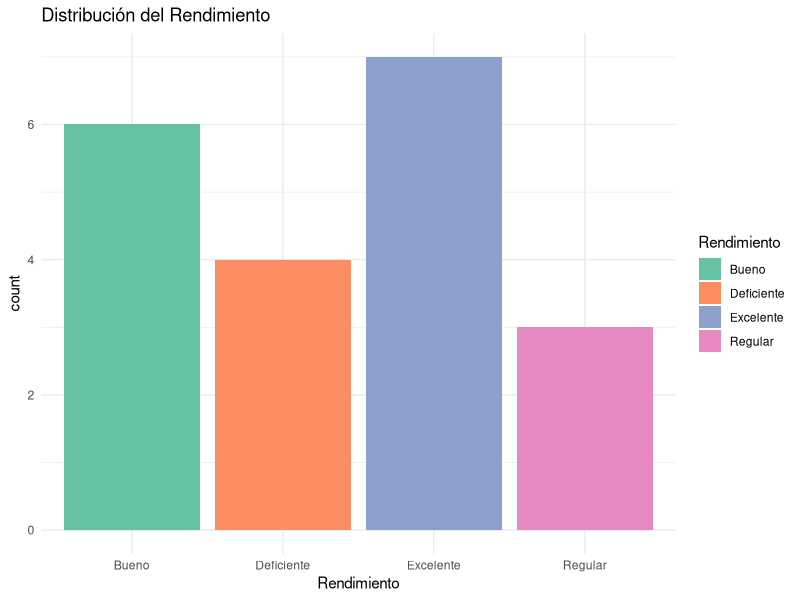
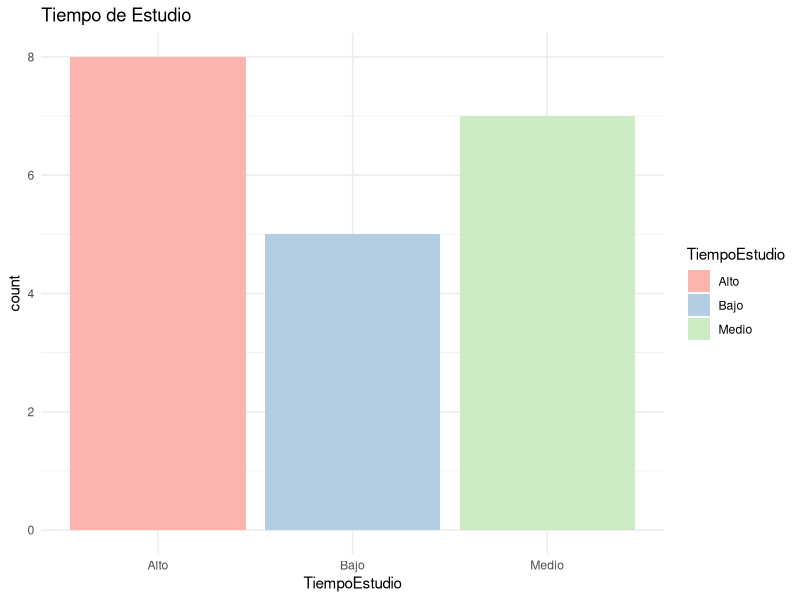
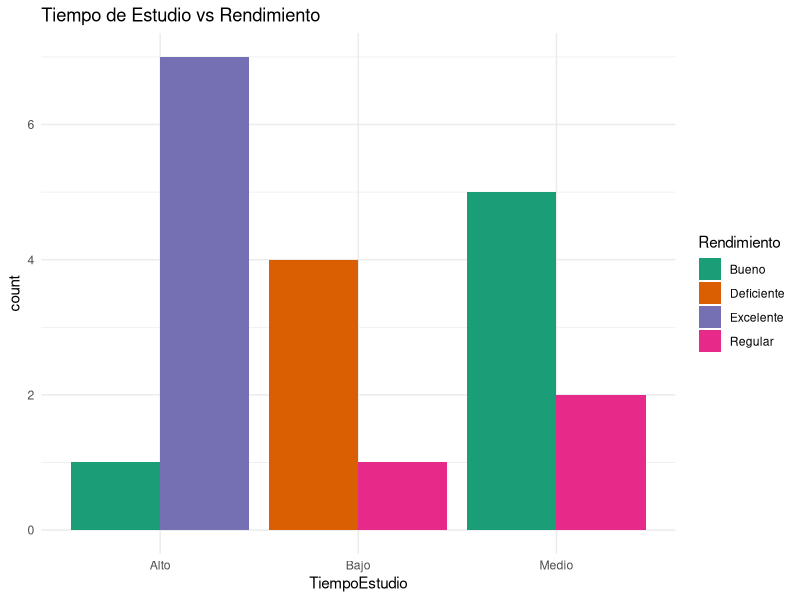
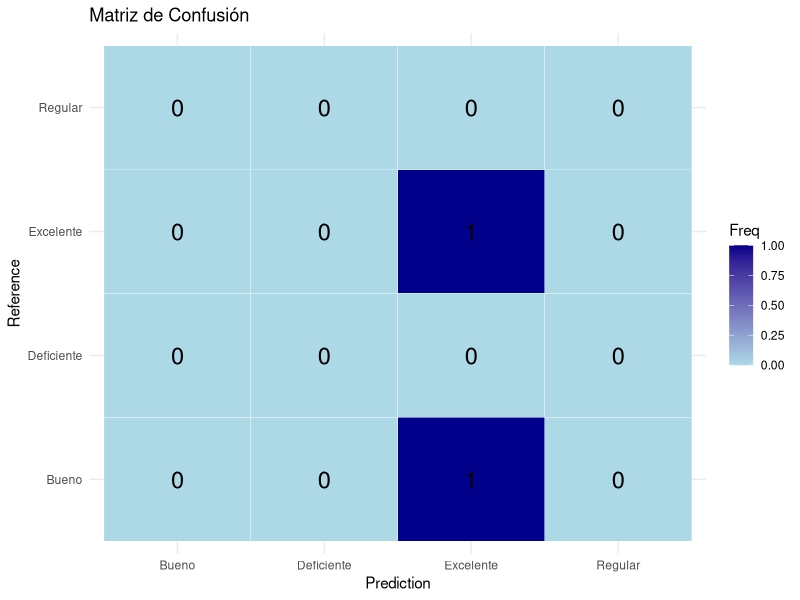
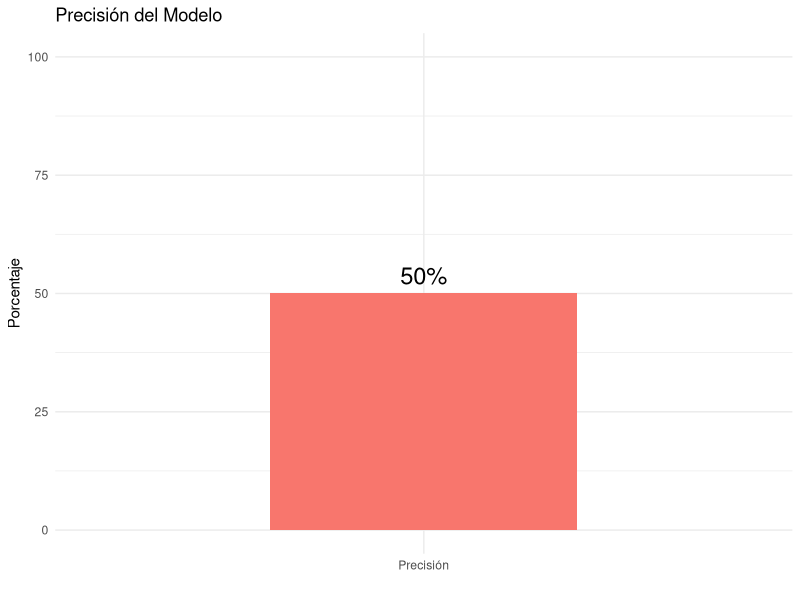

These charts were generated, in order, by the following R code:
## ---- chunk 1
# install.packages(c("e1071","caret","ggplot2"))
library(e1071)
library(caret)
library(ggplot2)
## ---- chunk 2
datos <- data.frame(
TiempoEstudio=c("Alto","Medio","Bajo","Alto","Medio","Alto","Bajo","Medio","Alto","Bajo","Medio","Alto","Medio","Bajo","Alto","Medio","Alto","Bajo","Medio","Alto"),
Asistencia=c("Alta","Media","Baja","Alta","Media","Alta","Baja","Alta","Media","Baja","Alta","Alta","Media","Media","Alta","Media","Alta","Baja","Alta","Media"),
Participacion=c("Alta","Baja","Baja","Media","Media","Alta","Baja","Media","Alta","Media","Alta","Alta","Media","Baja","Alta","Media","Alta","Baja","Media","Alta"),
SituacionEcon=c("Buena","Mala","Mala","Buena","Buena","Buena","Mala","Buena","Buena","Mala","Buena","Buena","Mala","Mala","Buena","Buena","Buena","Mala","Buena","Buena"),
Rendimiento=c("Excelente","Regular","Deficiente","Bueno","Bueno","Excelente","Deficiente","Bueno","Excelente","Regular","Bueno","Excelente","Regular","Deficiente","Excelente","Bueno","Excelente","Deficiente","Bueno","Excelente")
)
datos[] <- lapply(datos, as.factor)
datos
## ---- chunk 3
set.seed(123)
indice <- createDataPartition(datos$Rendimiento,p=0.80,list=FALSE)
train <- datos[indice,]
test <- datos[-indice,]
## ---- chunk 4
modelo <- naiveBayes(Rendimiento~.,data=train)
modelo
## ---- chunk 5
predicciones <- predict(modelo,test)
resultado <- data.frame(Real=test$Rendimiento,Prediccion=predicciones)
resultado
## ---- chunk 6
matriz <- confusionMatrix(predicciones,test$Rendimiento)
matriz
## ---- chunk 7
precision <- mean(predicciones==test$Rendimiento)
cat("Precisión:",round(precision*100,2),"%")
## ---- chunk 8
ggplot(datos,aes(Rendimiento,fill=Rendimiento))+
geom_bar()+
theme_minimal()+
scale_fill_brewer(palette="Set2")+
labs(title="Distribución del Rendimiento")
## ---- chunk 9
ggplot(datos,aes(TiempoEstudio,fill=TiempoEstudio))+
geom_bar()+
theme_minimal()+
scale_fill_brewer(palette="Pastel1")+
labs(title="Tiempo de Estudio")
## ---- chunk 10
ggplot(datos,aes(TiempoEstudio,fill=Rendimiento))+
geom_bar(position="dodge")+
theme_minimal()+
scale_fill_brewer(palette="Dark2")+
labs(title="Tiempo de Estudio vs Rendimiento")
## ---- chunk 11
cm <- as.data.frame(matriz$table)
ggplot(cm,aes(Prediction,Reference,fill=Freq))+
geom_tile(color="white")+
geom_text(aes(label=Freq),size=6)+
scale_fill_gradient(low="lightblue",high="darkblue")+
theme_minimal()+
labs(title="Matriz de Confusión")
## ---- chunk 12
df <- data.frame(Categoria="Precisión",Valor=precision*100)
ggplot(df,aes(Categoria,Valor,fill=Categoria))+
geom_col(width=.5)+
geom_text(aes(label=paste0(round(Valor,2),"%")),vjust=-0.5,size=6)+
ylim(0,100)+
theme_minimal()+
theme(legend.position="none")+
labs(title="Precisión del Modelo",y="Porcentaje",x="")
